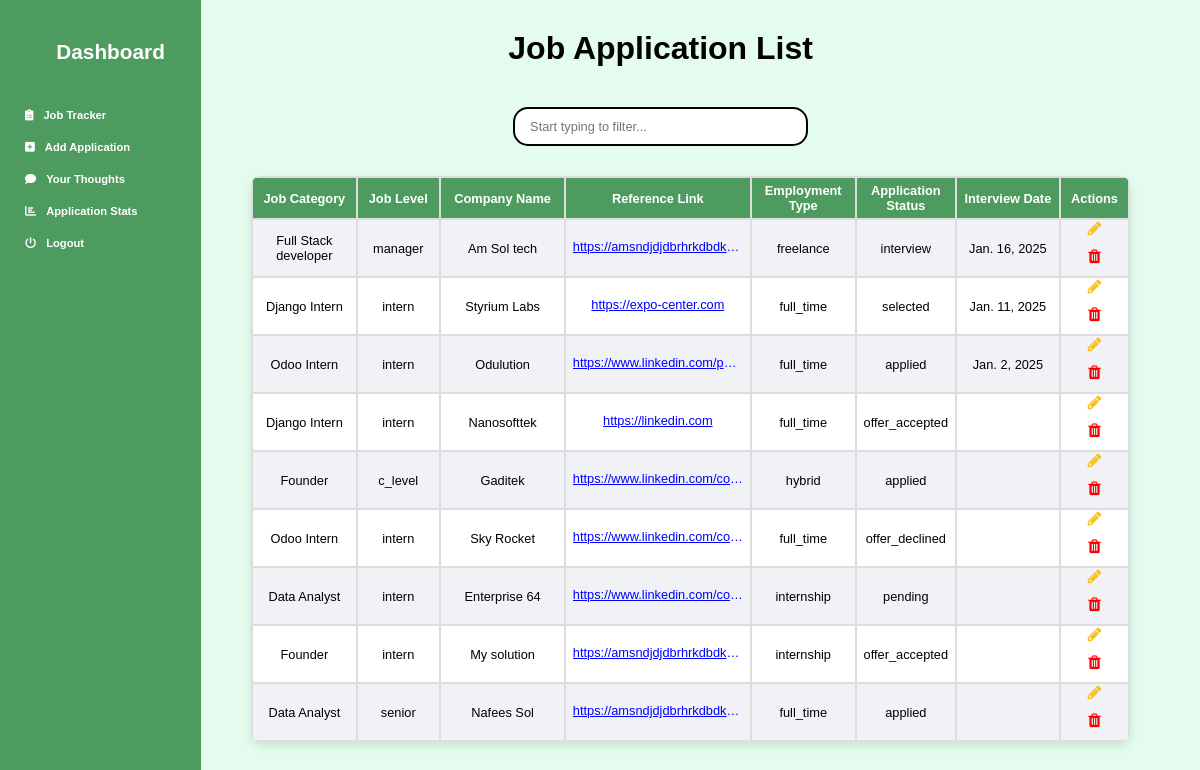
Screenshot of /jobs/ (signed in) with the database file from the repository.
### tracker/models.py (models this page shows, shortened)
class Add_Job(models.Model):
    JOB_LEVEL_CHOICES = [
        ('intern', 'Intern'),
        ('junior', 'Junior'),
        ('mid', 'Mid-Level'),
        ('senior', 'Senior'),
        ('lead', 'Lead'),
        ('manager', 'Manager'),
        ('director', 'Director'),
        ('vp', 'Vice President'),
        ('c_level', 'C-Level'),
    ]
    EMPLOYMENT_TYPE_CHOICES = [
        ('full_time', 'Full-Time'),
        ('part_time', 'Part-Time'),
        ('contract', 'Contract'),
        ('temporary', 'Temporary'),
        ('internship', 'Internship'),
        ('freelance', 'Freelance'),
        ('remote', 'Remote'),
        ('hybrid', 'Hybrid'),
        ('apprenticeship', 'Apprenticeship'),
    ]
    APPLICATION_STATUS_CHOICES = [
        ('pending', 'Pending'),
        ('applied', 'Applied'),
        ('interview', 'Interview Scheduled'),
        ('selected', 'Selected'),
        ('rejected', 'Rejected'),
        ('offer_accepted', 'Offer Accepted'),
        ('offer_declined', 'Offer Declined'),
    ]
    user = models.ForeignKey(User, on_delete=models.CASCADE)
    job_category = models.CharField(max_length=100)
    job_level = models.CharField(max_length=100, choices=JOB_LEVEL_CHOICES)
    company_name = models.CharField(max_length=100)
    company_email = models.EmailField(max_length=150, null=True, blank=True)  # Company Email New Fielded Added
    reference_link = models.URLField(max_length=200)
    employment_type = models.CharField(max_length=100, choices=EMPLOYMENT_TYPE_CHOICES)
    application_status = models.CharField(max_length=20, choices=APPLICATION_STATUS_CHOICES, default='pending')  # Default status is pending
    interview_date = models.DateField(null=True, blank=True)  # Allows null values if no date is set

### tracker/views.py (the view)
# urls.py: path('jobs/', job_list, name='job_list'),
@login_required
def job_list(request):
    jobs = Add_Job.objects.filter(user=request.user).order_by("-interview_date")
    job_category = request.GET.get('job_category')
    if job_category:
        jobs = jobs.filter(job_category__icontains=job_category)  # Use 'icontains' for partial match
    all_emails_empty = not any(job.company_email for job in jobs)
    all_dates_empty = not any(job.interview_date for job in jobs)
    context = {
        'jobs': jobs,
        'all_emails_empty': all_emails_empty,  # Pass the flag to the template
        'all_dates_empty': all_dates_empty,
    }
    return render(request, 'job_list.html', context)

### templates/job_list.html (shortened to what this page needs)
{% extends 'base.html' %}
{% block content %}
<h1 style="text-decoration: none;">Job Application List</h1>
<div class="search-container">
    <form method="GET" action="/jobs/">
        <input name="job_category" id="search" type="search" placeholder="Start typing to filter..." autocomplete="off">
    </form>
</div>
        <table id="jobTable" style="margin-top: 0px !important; border-radius: 10px; margin-left: 30px;">
            {% if jobs|length == 0 %}
            <div class="no-jobs-message">
                <p>No application is added.</p>
            </div>
            {% else %}
            <tr>
                <th>Job Category</th>
                <th>Job Level</th>
                <th>Company Name</th>
                <th>Reference Link</th>
                <th>Employment Type</th>
                <th>Application Status</th>
                {% if not all_dates_empty %}
                    <th>Interview Date</th>
                {% endif %}
                <th>Actions</th>
            </tr>
            {% for job in jobs %}
            <tr>
                <td>{{ job.job_category }}</td>
                <td>{{ job.job_level }}</td>
                <td>{{ job.company_name }}</td>
                <td><a href="{{ job.reference_link }}" style="width: 170px; color: blue">{{ job.reference_link }}</a></td>
                <td>{{ job.employment_type }}</td>
                <td>{{ job.application_status }}</td>
                {% if not all_dates_empty %}
                <td>
                    {% if job.interview_date %}
                        {{ job.interview_date }}
                        {% endif %}
                    </td>
                {% endif %}
                    <td>
                    <a href="{% url 'job_update' job.id %}" title="Edit" class="btn" style="display:inline; color: #ffc00c; width: 20px !important; padding: 0px !important;">
                        <i class="fa fa-pencil"></i>
                    </a>
                    <form action="{% url 'job_delete' job.id %}" method="POST" style="display:inline;">
                        <button type="submit" title="Delete" class="btn btn-delete" style=" padding: 0px !important; color: red!important ; width: 20px !important; background-color: #fff;">
                            <i class="fa fa-trash"></i>
                        </button>
                    </form>
                </td>
            </tr>
            {% endfor %}
            {% endif %}
        </table>
    </div>
    {% endblock %}

### templates/base.html (style rules this page uses)
body { margin: 0; background-color: #e3fced; font-family: 'Poppins', sans-serif; }
h1 { text-align: center; color: #000000; margin-top: 0px; margin: 10px 10px 40px; text-decoration: none; }
.btn { border: none; border-radius: 5px; font-size: 0.8rem !important; cursor: pointer; display: inline; margin: 10px; }
table { margin-right: 10px; width: 100%; border-collapse: collapse; border-radius: 25px; overflow: hidden; box-shadow: 0 4px 8px rgba(0, 0, 0, 0.1); background-color: white; }
th, td { padding: 5px; text-align: center; border: 2px solid #ddd; font-size: 0.8rem; }
th { color: white; }
tr:nth-child(even) , td .btn-delete { background-color: #f0f2f5 !important; }
tr:nth-child(odd) td .btn-delete { background-color: #ffffff !important; }
td a { display: inline-block; word-wrap: break-word; white-space: nowrap; overflow: hidden; text-overflow: ellipsis; color: #ffcc00; }
.btn { border: none; border-radius: 5px; font-size: 1rem !important; cursor: pointer; display: inline; margin: 10px; }
th, td { padding: 10px; text-align: center; border: 2px solid #ddd; }
td { padding: 0px !important; }
th { padding: 5px !important; background-color: #4e9b5f; color: white; }
td a { display: inline-block; word-wrap: break-word; white-space: nowrap; overflow: hidden; text-overflow: ellipsis; color: #00a6ed; }
td { padding: 0; margin: 0; height: auto; max-height: 10px !important; }
table th:nth-child(1), table td:nth-child(1) { width: 10%; }
table th:nth-child(2), table td:nth-child(2) { width: 8%; }
table th:nth-child(3), table td:nth-child(3) { width: 12%; }
table th:nth-child(4), table td:nth-child(4) { width: 8%; }
table th:nth-child(5), table td:nth-child(5) { width: 10%; }
table th:nth-child(6), table td:nth-child(6) { width: 8%; }
table th:nth-child(7), table td:nth-child(7) { width: 10%; }
table th:nth-child(8), table td:nth-child(8) { width: 6%; }
.search-container { position: relative; display: inline-block; text-align: center; width: 100%; }
form { display: flex; justify-content: center; align-items: center; }
input[type="search"] { width: 80%; max-width: 200px; padding: 10px 45px 10px 15px; font-size: 0.8em; border: 2px solid ; border-radius: 15px; transition: border-color 0.3s ease; outline: none; min-width: 295px; margin-left: 0px; margin-right: 0px; }
.search-container { margin-bottom: 20px; }
@media (min-width: 768px) { .search-container { margin-bottom: 30px; } }

### rows the page displays
Add_Job: job_category "Full Stack developer", job_level "manager", company_name "Am Sol tech", reference_link "https://amsndjdjdbrhrkdbdk…", employment_type "freelance", application_status "interview", interview_date "Jan. 16, 2025"
Add_Job: job_category "Django Intern", job_level "intern", company_name "Styrium Labs", reference_link "https://expo-center.com", employment_type "full_time", application_status "selected", interview_date "Jan. 11, 2025"
Add_Job: job_category "Odoo Intern", job_level "intern", company_name "Odulution", reference_link "https://www.linkedin.com/p…", employment_type "full_time", application_status "applied", interview_date "Jan. 2, 2025"
Add_Job: job_category "Django Intern", job_level "intern", company_name "Nanosofttek", reference_link "https://linkedin.com", employment_type "full_time", application_status "offer_accepted"
Add_Job: job_category "Founder", job_level "c_level", company_name "Gaditek", reference_link "https://www.linkedin.com/co…", employment_type "hybrid", application_status "applied"
Add_Job: job_category "Odoo Intern", job_level "intern", company_name "Sky Rocket", reference_link "https://www.linkedin.com/co…", employment_type "full_time", application_status "offer_declined"
Add_Job: job_category "Data Analyst", job_level "intern", company_name "Enterprise 64", reference_link "https://www.linkedin.com/co…", employment_type "internship", application_status "pending"
Add_Job: job_category "Founder", job_level "intern", company_name "My solution", reference_link "https://amsndjdjdbrhrkdbdk…", employment_type "internship", application_status "offer_accepted"
Add_Job: job_category "Data Analyst", job_level "senior", company_name "Nafees Sol", reference_link "https://amsndjdjdbrhrkdbdk…", employment_type "full_time", application_status "applied"
